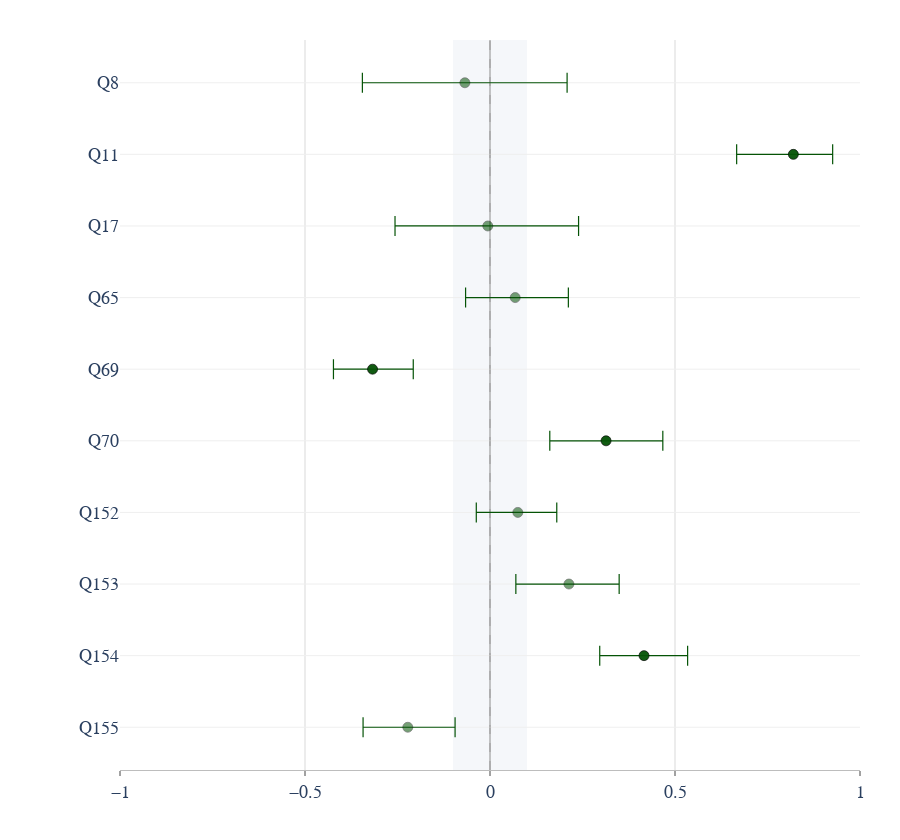

The notebook cell this image was saved under:
### Code cell
# This script compares value orientations expressed in UN General Debate speeches
# with population value distributions from the WVS (Wave 7).
# For each question, it constructs country-level response distributions for both
# model predictions and survey data, aligned over a common (country × response) grid.
# Pearson and Spearman correlations are computed between predicted and observed
# distributions, with cluster-robust bootstrap confidence intervals obtained by
# resampling countries to account for country-level dependence.
# A SESOI threshold (|r| < 0.1) is applied to classify effects as positive,
# negative, or negligible. Results are saved as a LaTeX table and visualized
# in a correlation plot with uncertainty intervals and certainty-based opacit

%run per_question_correlations_sesoi.py

### Figure 1 — Plotly figure (JSON) as saved in the notebook; plotly's stock layout.template omitted (floating-point values rounded to 4 significant figures)
{"data": [{"customdata": [[54.0, 2.0, -0.3449, 0.2084, 0.0], [52.0, 2.0, 0.6666, 0.9261, 1.0], [55.0, 2.0, -0.2567, 0.2394, 0.0], [59.0, 4.0, -0.06597, 0.2118, 0.0], [60.0, 4.0, -0.4231, -0.2074, 1.0], [60.0, 4.0, 0.1616, 0.4671, 1.0], [61.0, 4.0, -0.03706, 0.1804, 0.0], [61.0, 4.0, 0.06986, 0.3491, 0.0], [61.0, 4.0, 0.2966, 0.5341, 1.0], [61.0, 4.0, -0.3431, -0.09439, 0.0]], "error_x": {"array": [0.2762, 0.1062, 0.2453, 0.1437, 0.11, 0.1534, 0.1053, 0.1358, 0.1178, 0.1278], "arrayminus": [0.2771, 0.1532, 0.2508, 0.1341, 0.1057, 0.1521, 0.1123, 0.1434, 0.1197, 0.1209], "color": "#055306", "thickness": 1.2, "type": "data", "width": 10}, "hovertemplate": "Q=%{y}<br>Pearson=%{x:.3f}<br>CI=[%{customdata[2]:.3f}, %{customdata[3]:.3f}]<br>countries=%{customdata[0]} • responses=%{customdata[1]}<br>certain=%{customdata[4]}<extra></extra>", "marker": {"color": "#055306", "line": {"color": "black", "width": 0.7}, "opacity": [0.55, 0.95, 0.55, 0.55, 0.95, 0.95, 0.55, 0.55, 0.95, 0.55], "size": 10, "symbol": "circle"}, "mode": "markers", "name": "Pearson (country x response)", "type": "scatter", "x": [-0.06783, 0.8199, -0.005953, 0.06808, -0.3174, 0.3137, 0.07519, 0.2133, 0.4162, -0.2222], "y": ["Q8", "Q11", "Q17", "Q65", "Q69", "Q70", "Q152", "Q153", "Q154", "Q155"]}], "layout": {"font": {"family": "Times New Roman", "size": 14}, "height": 840, "hoverlabel": {"font": {"family": "Times New Roman", "size": 12}}, "legend": {"title": {"text": ""}}, "margin": {"b": 50, "l": 120, "r": 40, "t": 40}, "shapes": [{"fillcolor": "#C9D3E3", "layer": "below", "line": {"width": 0}, "opacity": 0.18, "type": "rect", "x0": -0.1, "x1": 0.1, "xref": "x", "y0": 0, "y1": 1, "yref": "y domain"}, {"layer": "below", "line": {"color": "#9E9E9E", "dash": "dash", "width": 1.2}, "opacity": 0.9, "type": "line", "x0": 0, "x1": 0, "xref": "x", "y0": 0, "y1": 1, "yref": "y domain"}], "xaxis": {"dtick": 0.5, "gridcolor": "#D9D9D9", "gridwidth": 1, "linecolor": "#BDBDBD", "linewidth": 1, "range": [-1, 1], "showgrid": true, "showline": true, "tick0": -1, "tickfont": {"family": "Times New Roman", "size": 18}, "ticks": "outside", "title": {"text": ""}, "zeroline": true, "zerolinecolor": "#9E9E9E", "zerolinewidth": 1.2}, "yaxis": {"autorange": "reversed", "categoryarray": ["Q8", "Q11", "Q17", "Q65", "Q69", "Q70", "Q152", "Q153", "Q154", "Q155"], "categoryorder": "array", "gridcolor": "#EFEFEF", "gridwidth": 1, "showgrid": true, "showline": false, "tickfont": {"family": "Times New Roman", "size": 18}, "title": {"text": ""}}}}
